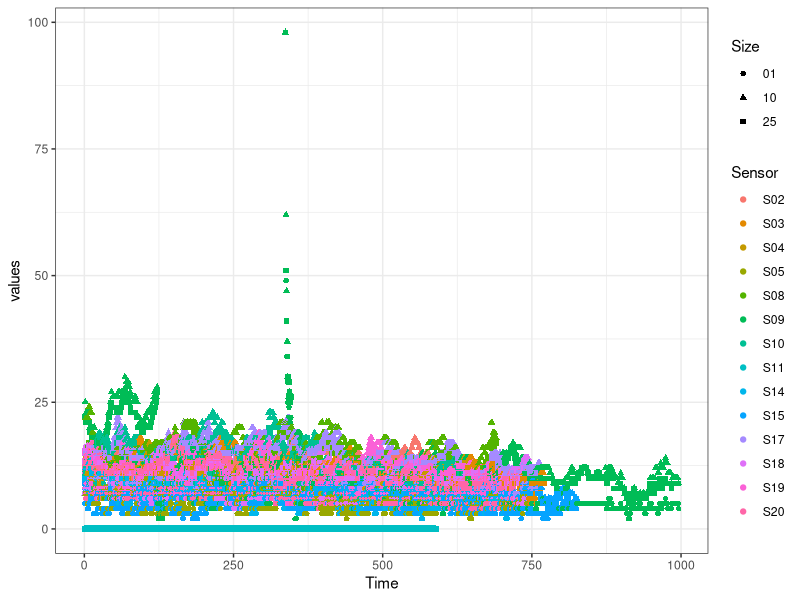
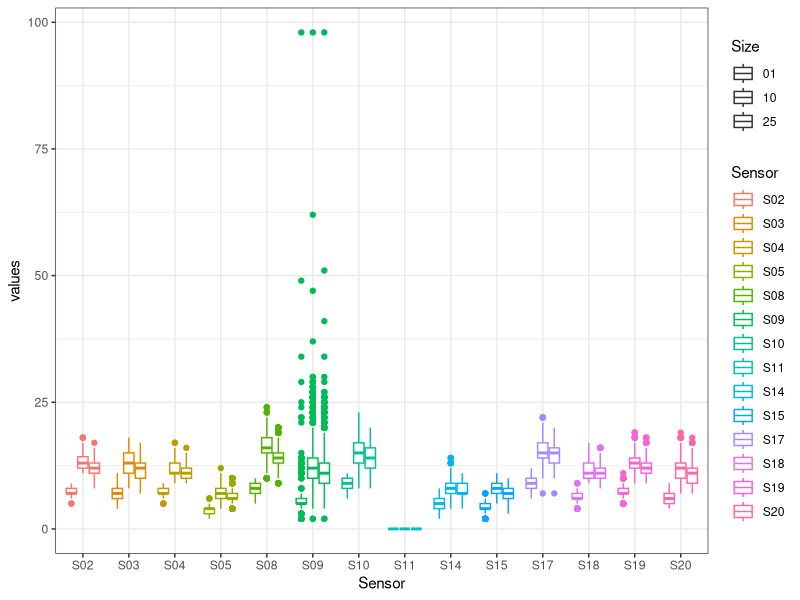

These charts were generated, in order, by the following R code:
## ---- chunk 1
knitr::opts_chunk$set(echo = TRUE)
## ---- chunk 2
library(tidyverse)
library(dplyr)
library(tidyr)
library(reshape2)
PS6 <- read_csv("PS6Q6.csv")


## ---- chunk 3
PS6$Time <- 1:nrow(PS6) 
PS6<- PS6%>%
  pivot_longer(!Time, names_to = "variable", values_to = "values")


PS6 <- PS6%>% 
  separate(variable, 
             c("Sensor", "PM ", "Size"))
 
## ---- chunk 4
ggplot(PS6, aes(x = Time,
                    y = values,
                    shape = Size,
                color=Sensor))+
  geom_point()+
 theme_bw()

ggplot(PS6, aes(x = Sensor,
                    y = values,
                    shape = Size,
                color=Sensor))+
  geom_boxplot()+
 theme_bw()


